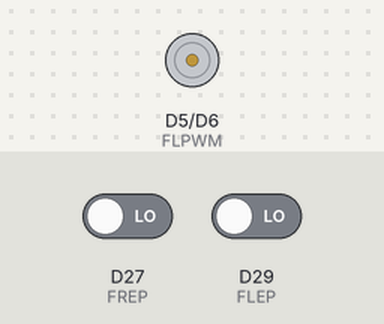
Bench run of a sketch on a simulated Arduino Due. Shown: motor-driver pin pairs drawn as motors (green arrow = first pin HIGH = forward, orange = second pin HIGH = backward, longer = more drive). The test bench sets the inputs (shaded band); at power-on: D27 (FREP) LOW, D29 (FLEP) LOW.

Above: at 0.2 s.
At 3.1 s:
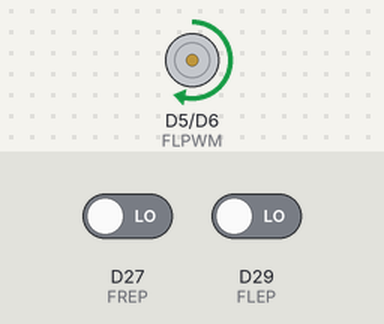
Timing chart, 0 to 4.6 s (numbered marks = the images above):
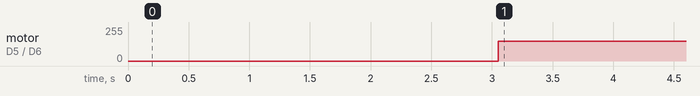

Measured:
- by itself, motor on D5 (FLPWM) / D6 (FRPWM): stopped → forward 150/255 at 3.1 s

The sketch:

R1automaticmachine_PIDtest.ino
```cpp
#include <DueTimer.h>

#define FLCW 46 //front left  pin//
#define FLPWM 5
#define FLCCW 48

#define FRCW 44 //front right pin//
#define FRPWM 6
#define FRCCW 42

#define FLEP 29 //front left encoder pin//
#define FREP 27 //front right encoder pin//

#define MAXPWM 204

#define Kp      30
#define Ki      300
#define Kd      0.1

volatile int FL;
volatile int FR;

volatile int FLB;
volatile int FRB;

volatile int FLE = 0;
volatile int FRE = 0;

volatile int FLEB = 0;
volatile int FREB = 0;

volatile int FLdiff = 0;
volatile int FRdiff = 0;
double dt = 0;
double pretime = 0;
double P = 0;
double I = 0;
double D = 0;
double preP = 0;


void FLEC() {//tire encoder CHANGEing//
  FLE++;
  //  Serial.print(F("FLE:"));
  //  Serial.print(FLE);
}
void FREC() {
  FRE++;
  //  Serial.print(F("FRE:"));
  //  Serial.print(FRE);
}

void setup() {
  attachInterrupt(FLEP, FLEC, CHANGE);
  attachInterrupt(FREP, FREC, CHANGE);
  Timer1.attachInterrupt(PID);
  Timer1.start(100);//1.25ms//

  for (int c = 0; c < 20; c++) {//routine//

    digitalWrite(FLCCW, LOW);
    digitalWrite(FRCCW, LOW);
    digitalWrite(FLCW, HIGH);
    digitalWrite(FRCW, HIGH);
    delay(50);

    digitalWrite(FLCW, LOW);
    digitalWrite(FRCW, LOW);
    analogWrite(FLPWM, MAXPWM);
    analogWrite(FRPWM, MAXPWM);
    delay(50);

    analogWrite(FLPWM, 0);
    analogWrite(FRPWM, 0);
    digitalWrite(FLCCW, HIGH);
    digitalWrite(FRCCW, HIGH);
    delay(50);
  }

  digitalWrite(FLCCW, LOW);
  digitalWrite(FRCCW, LOW);
  delay(50);

  pretime = micros();
}

void loop() {
  digitalWrite(FLCW, HIGH);
  digitalWrite(FLCCW, LOW);
  analogWrite(FLPWM, 150);
  digitalWrite(FRCW, HIGH);
  digitalWrite(FRCCW, LOW);

}

void PID() {
  FLdiff = FLE - FLEB;
  FRdiff = FRE - FREB;
  dt = (micros() - pretime) / 1000000;
  pretime = micros();

  P  = FLdiff - FRdiff;
  I += P * dt;
  D  = (P - preP) / dt;
  preP = P;

  FR += Kp * P + Ki * I + Kd * D;
  FLEB = FLE;//リセット
  FLE = 0;
  FREB = FRE;//リセット
  FRE = 0;
}
```
